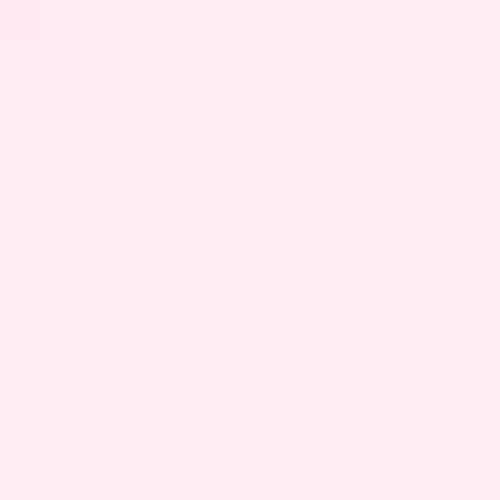
Frame 1 (no input)
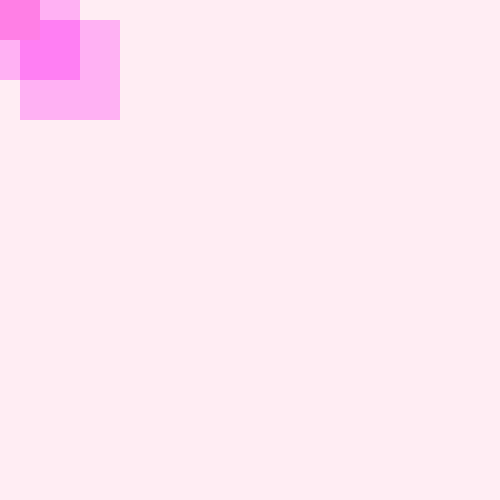
Frame 60 (the mouse pressed at the canvas centre just before this capture)
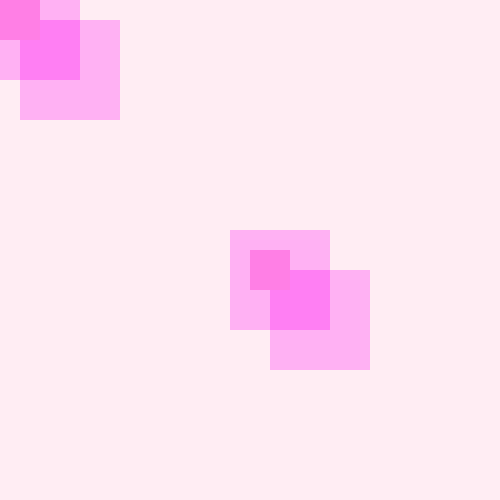
Frame 120 (the mouse held since frame 60 and released just before this capture)

The Processing sketch that drew these frames (run headless with seeded random() and noise(); from frame 60 on, the mouse is pressed at the canvas centre):

// Processing sketch: ex_5_drawing_multiple_rects
// ── ex_5_drawing_multiple_rects.pde
void setup() {
  size(500, 500);
  noStroke();
  background(#FFEDF3);
}

void draw() {
  fill(#FC57DE, 5);
  rect(mouseX, mouseY, 40, 40);
  
  fill(#FC5791, 1);
  rect(mouseX-20, mouseY-20, 100, 100);
  rect(mouseX+20, mouseY+20, 100, 100);
}
